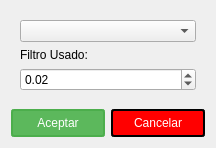
<?xml version="1.0" encoding="UTF-8"?>
<ui version="4.0">
 <class>AjustesCalculoAngulo</class>
 <widget class="QDialog" name="AjustesCalculoAngulo">
  <property name="geometry">
   <rect>
    <x>0</x>
    <y>0</y>
    <width>214</width>
    <height>148</height>
   </rect>
  </property>
  <property name="windowTitle">
   <string>Ajustar Calculo del Angulo</string>
  </property>
  <property name="windowIcon">
   <iconset resource="images.qrc">
    <normaloff>:/images/angulo.png</normaloff>:/images/angulo.png</iconset>
  </property>
  <layout class="QGridLayout" name="gridLayout">
   <item row="3" column="0">
    <layout class="QHBoxLayout" name="horizontalLayout">
     <item>
      <widget class="QPushButton" name="pushButtonOK">
       <property name="styleSheet">
        <string notr="true">QPushButton{
color : white;
background-color: #5cb85c;
border: 2px solid #4cae4c;
border-radius: 3px;
padding: 5px;
min-width: 80px;
}

QPushButton:hover {
background-color: #47a447;
border: 2px solid #398439;
}

QPushButton:pressed {
border: 3px solid #398439;
}</string>
       </property>
       <property name="text">
        <string>Aceptar</string>
       </property>
      </widget>
     </item>
     <item>
      <widget class="QPushButton" name="pushButtonCancel">
       <property name="styleSheet">
        <string notr="true">QPushButton{
color : white;
background-color: rgb(255, 0, 0);
border: 2px solid;
border-radius: 3px;
padding: 5px;
min-width: 80px;
}

QPushButton:hover {
background-color: rgb(170, 0, 0);
border: 2px solid ;
}

QPushButton:pressed {
border: 3px solid rgb(102, 0, 0);
}</string>
       </property>
       <property name="text">
        <string>Cancelar</string>
       </property>
      </widget>
     </item>
    </layout>
   </item>
   <item row="1" column="0">
    <widget class="QWidget" name="widget" native="true">
     <layout class="QGridLayout" name="gridLayout_2">
      <item row="2" column="0">
       <widget class="QDoubleSpinBox" name="doubleSpinBoxAlphaFC">
        <property name="minimum">
         <double>0.010000000000000</double>
        </property>
        <property name="maximum">
         <double>0.990000000000000</double>
        </property>
        <property name="singleStep">
         <double>0.010000000000000</double>
        </property>
        <property name="value">
         <double>0.020000000000000</double>
        </property>
       </widget>
      </item>
      <item row="1" column="0">
       <widget class="QLabel" name="labelFiltroUsado">
        <property name="text">
         <string>Filtro Usado:</string>
        </property>
       </widget>
      </item>
      <item row="0" column="0">
       <widget class="QComboBox" name="comboBoxFiltroAngulo"/>
      </item>
     </layout>
    </widget>
   </item>
   <item row="2" column="0">
    <spacer name="verticalSpacer">
     <property name="orientation">
      <enum>Qt::Vertical</enum>
     </property>
     <property name="sizeHint" stdset="0">
      <size>
       <width>20</width>
       <height>40</height>
      </size>
     </property>
    </spacer>
   </item>
  </layout>
 </widget>
 <resources>
  <include location="images.qrc"/>
 </resources>
 <connections/>
</ui>
